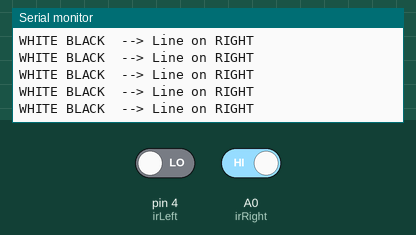
This sketch was run on a simulated Arduino Uno, built with avr-gcc and run on an emulated ATmega328P. Shown: the last lines printed to the serial monitor. The test bench sets the inputs (shaded band); at power-on: pin 4 (irLeft) LOW, A0 (irRight) HIGH.

Above: at 1.2 s.
1.3 s: pin 4 (irLeft) driven HIGH
At 1.58 s:
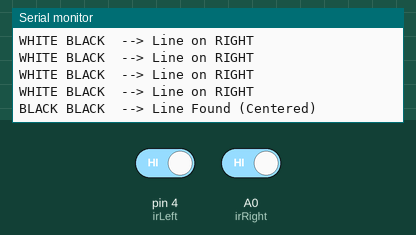
3.3 s: A0 (irRight) driven LOW
At 3.59 s:
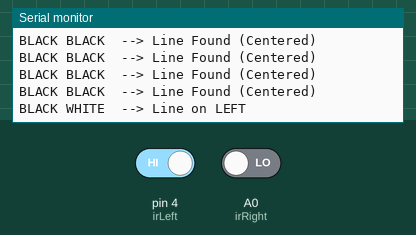
5.3 s: pin 4 (irLeft) driven LOW
At 5.59 s:
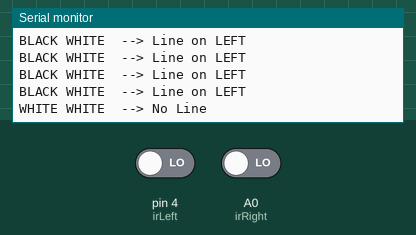

Measured:
- after the input at 1.3 s, the serial monitor: prints a new line after 0.13 s (image 1)
- after the input at 3.3 s, the serial monitor: prints a new line after 0.13 s (image 2)
- after the input at 5.3 s, the serial monitor: prints a new line after 0.13 s (image 3)

The sketch:

ir_sensor_test.ino
```cpp
// ========================================
// IR Line Sensor Test
// ========================================

// IR sensor pins
const int irLeft = 4;
const int irRight = A0;

// Final project configuration:
// HIGH = black
// LOW  = white
const bool BLACK_IS_LOW = false;

void setup() {
  Serial.begin(9600);

  pinMode(irLeft, INPUT);
  pinMode(irRight, INPUT);

  Serial.println("IR Sensor Test Started");
  Serial.println("--------------------------------");
}

void loop() {
  bool leftBlack = readBlack(irLeft);
  bool rightBlack = readBlack(irRight);

  if (leftBlack && rightBlack) {
    Serial.println(
      "BLACK BLACK  --> Line Found (Centered)"
    );
  }
  else if (leftBlack && !rightBlack) {
    Serial.println(
      "BLACK WHITE  --> Line on LEFT"
    );
  }
  else if (!leftBlack && rightBlack) {
    Serial.println(
      "WHITE BLACK  --> Line on RIGHT"
    );
  }
  else {
    Serial.println(
      "WHITE WHITE  --> No Line"
    );
  }

  delay(200);
}

bool readBlack(int pin) {
  int value = digitalRead(pin);

  if (BLACK_IS_LOW) {
    return value == LOW;
  }

  return value == HIGH;
}
```
